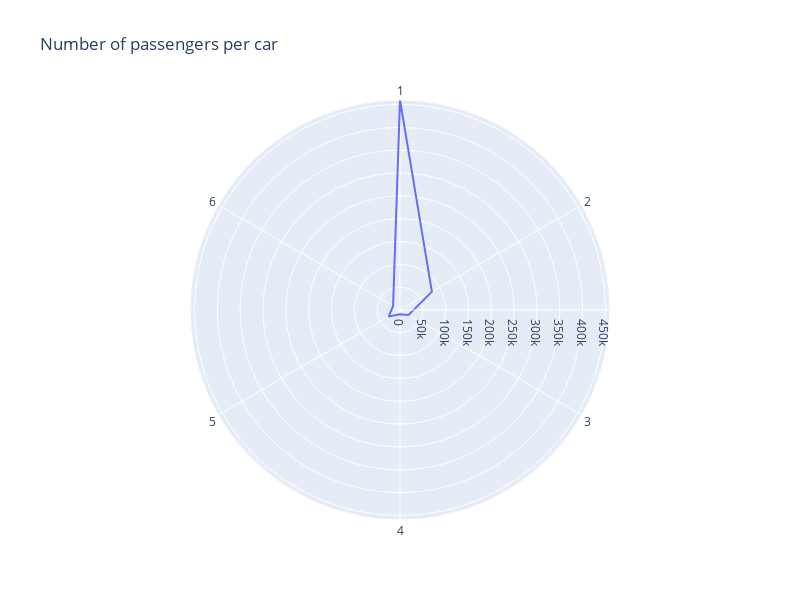

The notebook cell this image was saved under:
### Code cell
import plotly.express as px
df = pd.DataFrame(dict(
    r=[459868,80567, 21795, 9412, 28743, 17531],
    theta=['1','2','3','4',
           '5', '6']))
fig = px.line_polar(df, 
                    r='r', 
                    theta='theta', 
                    line_close=True, 
                    title = "Number of passengers per car",
                    width=800, height=600
                   )
fig.show()

### Figure 1 — Plotly figure (JSON) as saved in the notebook; plotly's stock layout.template omitted (floating-point values rounded to 4 significant figures)
{"data": [{"hovertemplate": "r=%{r}<br>theta=%{theta}<extra></extra>", "legendgroup": "", "line": {"color": "#636efa", "dash": "solid"}, "marker": {"symbol": "circle"}, "mode": "lines", "name": "", "r": [459868, 80567, 21795, 9412, 28743, 17531, 459868], "showlegend": false, "subplot": "polar", "theta": ["1", "2", "3", "4", "5", "6", "1"], "type": "scatterpolar"}], "layout": {"height": 600, "legend": {"tracegroupgap": 0}, "polar": {"angularaxis": {"direction": "clockwise", "rotation": 90, "type": "category"}, "domain": {"x": [0, 1], "y": [0, 1]}, "radialaxis": {"autorange": true, "range": [0, 459868], "type": "linear"}}, "title": {"text": "Number of passengers per car"}, "width": 800}}
